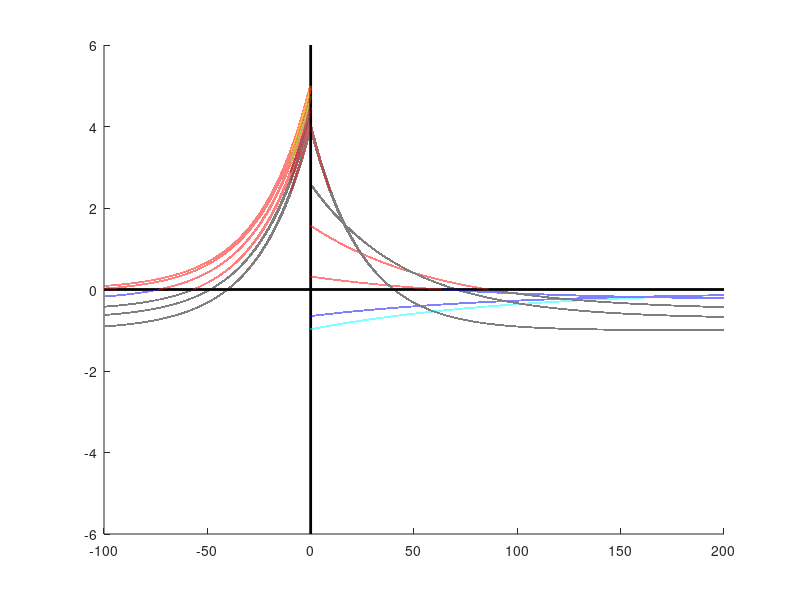

MATLAB code for this plot:

Wp = 5;
Wm = 1;
Tp = 25;
Tm = 100;

 s1 = 20;
 s2 = 60;
 s3 = 80;
 s4 = 90;
 s5 = 95;
 s6 = 100;
 
 t1 = -100:0.001:0;
 t2 = 0:0.001:200;
 
 map = zeros(200, 3);
 %map(:, 2) = flipud((1:150)')./150;
 %map(:, 3) = flipud((1:150)')./150;
 map(:, 1) = 0.85.*((1:200)')./200;
 map(:, 2) = (.33-.45).*((1:200)')./200 + .45;
 map(:, 3) = (.1 - .74).* ((1:200)')./200 + .74;
 
 
 figure; hold;
 colormap(map);
 plot([-100 200], [0 0], 'k', 'LineWidth', 2);
 plot([0 0], [-6 6], 'k', 'LineWidth', 2);
 
 eVal = exp((s1-100)/15);
 wm = ((-Wp - Wm) * eVal) + Wm;
 tm = ((Tp - Tm) * eVal) + Tm;
 ys1 = Wp * exp(t1/Tp) - eVal;
 ys2 = -wm * exp(-t2/tm) - eVal;
 plot(t1, ys1, 'LineWidth', 2, 'Color', map(200, :)*1.15);
 plot(t2, ys2, 'LineWidth', 2, 'Color', map(1, :) *1.15);
 
 eVal = exp((s2-100)/15);
 wm = ((-Wp - Wm) * eVal) + Wm;
 tm = ((Tp - Tm) * eVal) + Tm;
 ys1 = Wp * exp(t1/Tp) - eVal;
 ys2 = -wm * exp(-t2/tm) - eVal;
 plot(t1(ys1 > 0), ys1(ys1>0), 'LineWidth', 2, 'Color', map(200, :)*1);
 plot(t1(ys1 < 0), ys1(ys1<0), 'LineWidth', 2, 'Color', map(1, :)*1);
 plot(t2(ys2 > 0), ys2(ys2>0), 'LineWidth', 2, 'Color', map(200, :)*1);
 plot(t2(ys2 < 0), ys2(ys2<0), 'LineWidth', 2, 'Color', map(1, :)*1);
 
 eVal = exp((s3-100)/15);
 wm = ((-Wp - Wm) * eVal) + Wm;
 tm = ((Tp - Tm) * eVal) + Tm;
 ys1 = Wp * exp(t1/Tp) - eVal;
 ys2 = -wm * exp(-t2/tm) - eVal;
 plot(t1(ys1 > 0), ys1(ys1>0), 'LineWidth', 2, 'Color', map(200, :)/1.25);
 plot(t1(ys1 < 0), ys1(ys1<0), 'LineWidth', 2, 'Color', map(1, :)/1.25);
 plot(t2(ys2 > 0), ys2(ys2>0), 'LineWidth', 2, 'Color', map(200, :)/1.25);
 plot(t2(ys2 < 0), ys2(ys2<0), 'LineWidth', 2, 'Color', map(1, :)/1.25);
 
 eVal = exp((s4-100)/15);
 wm = ((-Wp - Wm) * eVal) + Wm;
 tm = ((Tp - Tm) * eVal) + Tm;
 ys1 = Wp * exp(t1/Tp) - eVal;
 ys2 = -wm * exp(-t2/tm) - eVal;
 plot(t1(ys1 > 0), ys1(ys1>0), 'LineWidth', 2, 'Color', map(200, :)/1.5);
 plot(t1(ys1 < 0), ys1(ys1<0), 'LineWidth', 2, 'Color', map(1, :)/1.5);
 plot(t2(ys2 > 0), ys2(ys2>0), 'LineWidth', 2, 'Color', map(200, :)/1.5);
 plot(t2(ys2 < 0), ys2(ys2<0), 'LineWidth', 2, 'Color', map(1, :)/1.5);
 
 eVal = exp((s5-100)/15);
 wm = ((-Wp - Wm) * eVal) + Wm;
 tm = ((Tp - Tm) * eVal) + Tm;
 ys1 = Wp * exp(t1/Tp) - eVal;
 ys2 = -wm * exp(-t2/tm) - eVal;
 plot(t1(ys1 > 0), ys1(ys1>0), 'LineWidth', 2, 'Color', map(200, :)/1.75);
 plot(t1(ys1 < 0), ys1(ys1<0), 'LineWidth', 2, 'Color', map(1, :)/1.75);
 plot(t2(ys2 > 0), ys2(ys2>0), 'LineWidth', 2, 'Color', map(200, :)/1.75);
 plot(t2(ys2 < 0), ys2(ys2<0), 'LineWidth', 2, 'Color', map(1, :)/1.75);
 
  eVal = exp((s6-100)/15);
 wm = ((-Wp - Wm) * eVal) + Wm;
 tm = ((Tp - Tm) * eVal) + Tm;
 ys1 = Wp * exp(t1/Tp) - eVal;
 ys2 = -wm * exp(-t2/tm) - eVal;
 plot(t1(ys1 > 0), ys1(ys1>0), 'LineWidth', 2, 'Color', map(200, :)/2);
 plot(t1(ys1 < 0), ys1(ys1<0), 'LineWidth', 2, 'Color', map(1, :)/2);
 plot(t2(ys2 > 0), ys2(ys2>0), 'LineWidth', 2, 'Color', map(200, :)/2);
 plot(t2(ys2 < 0), ys2(ys2<0), 'LineWidth', 2, 'Color', map(1, :)/2);